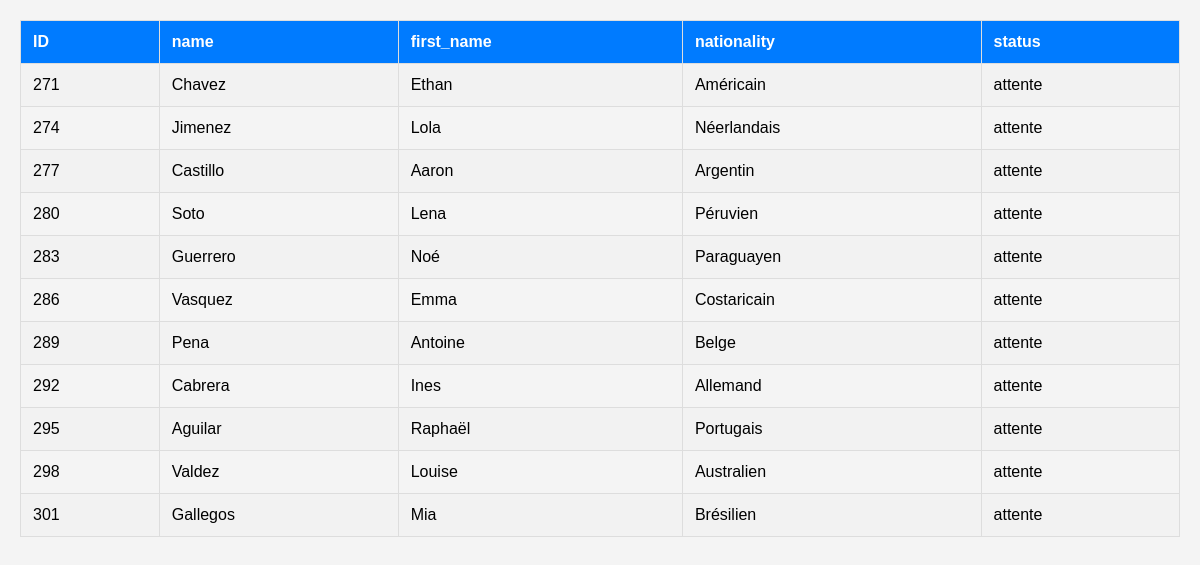
/run2.php, run on an earlier commit of the app's database.
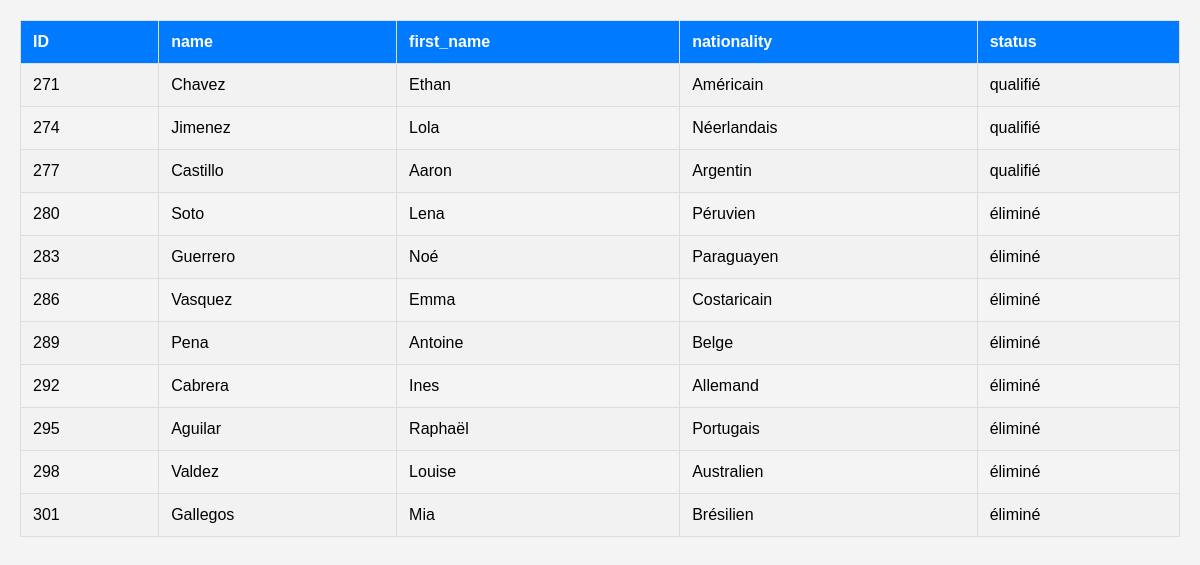
And on a later commit of the database.
### tables this page shows
CREATE TABLE `course_athelete` (
  `course_id` bigint(20) UNSIGNED NOT NULL,
  `athelete_id` bigint(20) UNSIGNED NOT NULL,
  `temps` double NOT NULL
);

CREATE TABLE `athelete` (
  `name` varchar(255) NOT NULL,
  `firstname` varchar(255) NOT NULL,
  `email` varchar(255) NOT NULL,
  `password` varchar(255) NOT NULL,
  `id` bigint(20) UNSIGNED NOT NULL,
  `nationality` varchar(20) NOT NULL,
  `distance` int(32) NOT NULL,
  `date_de_naissance` date DEFAULT NULL,
  `penality` varchar(255) DEFAULT NULL,
  `status` varchar(255) DEFAULT 'ATTENTE'
);

### run2.php (the view, shortened to what this page needs)
<!DOCTYPE html>
<html lang="en">
<head>
</head>
<body>
</body>
</html>
<?php
include("sql.php");
$conn = new mysqli($db_server, $db_user, $db_pass, $db_name);
$sql="SELECT * FROM athelete a JOIN course_athelete c ON a.id=c.athelete_id WHERE c.course_id=2;";
$result= $conn->query($sql);
if ($result->num_rows > 0) {
    echo "<table border='1'><tr><th>ID</th><th>name</th><th>first_name</th><th>nationality</th><th>status</th></tr>";
    while ($row = $result->fetch_assoc()) {
        echo "<tr>
                <td>" . htmlspecialchars($row["id"]) . "</td>
                <td>" . htmlspecialchars($row["name"]) . "</td>
                <td>" . htmlspecialchars($row["firstname"]) . "</td>
                <td>" . htmlspecialchars($row["nationality"]) . "</td>
                <td>" . htmlspecialchars($row["status"]) . "</td>
              </tr>";
    }
    echo "</table>";
} else {
    echo "Aucun athlète trouvé.";
}
?>

What changed in the data, as far as the page shows it:
changed through a linked row, course_athelete "Chavez": athelete.status "attente" → "qualifié"
changed through a linked row, course_athelete "Jimenez": athelete.status "attente" → "qualifié"
changed through a linked row, course_athelete "Castillo": athelete.status "attente" → "qualifié"
changed through a linked row, course_athelete "Soto": athelete.status "attente" → "éliminé"
changed through a linked row, course_athelete "Guerrero": athelete.status "attente" → "éliminé"
changed through a linked row, course_athelete "Vasquez": athelete.status "attente" → "éliminé"
changed through a linked row, course_athelete "Pena": athelete.status "attente" → "éliminé"
changed through a linked row, course_athelete "Cabrera": athelete.status "attente" → "éliminé"
changed through a linked row, course_athelete "Aguilar": athelete.status "attente" → "éliminé"
changed through a linked row, course_athelete "Valdez": athelete.status "attente" → "éliminé"
changed through a linked row, course_athelete "Gallegos": athelete.status "attente" → "éliminé"
